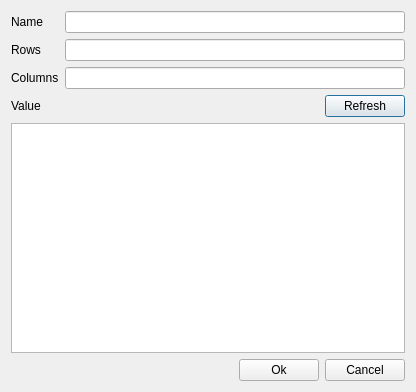
<?xml version="1.0" encoding="UTF-8"?>
<ui version="4.0">
 <class>EditorTableValue</class>
 <widget class="QDialog" name="EditorTableValue">
  <property name="geometry">
   <rect>
    <x>0</x>
    <y>0</y>
    <width>416</width>
    <height>392</height>
   </rect>
  </property>
  <property name="windowTitle">
   <string>Table Parameter</string>
  </property>
  <layout class="QGridLayout" name="gridLayout">
   <item row="0" column="0">
    <layout class="QFormLayout" name="formLayout">
     <item row="0" column="0">
      <widget class="QLabel" name="label">
       <property name="text">
        <string>Name</string>
       </property>
      </widget>
     </item>
     <item row="0" column="1">
      <widget class="QLineEdit" name="NameLE"/>
     </item>
     <item row="1" column="0">
      <widget class="QLabel" name="label_2">
       <property name="text">
        <string>Rows</string>
       </property>
      </widget>
     </item>
     <item row="1" column="1">
      <widget class="QLineEdit" name="RowsLE"/>
     </item>
     <item row="3" column="1">
      <widget class="QLineEdit" name="ColumnsLE"/>
     </item>
     <item row="3" column="0">
      <widget class="QLabel" name="label_3">
       <property name="text">
        <string>Columns</string>
       </property>
      </widget>
     </item>
    </layout>
   </item>
   <item row="1" column="0">
    <layout class="QHBoxLayout" name="horizontalLayout_5">
     <item>
      <widget class="QLabel" name="label_4">
       <property name="text">
        <string>Value</string>
       </property>
      </widget>
     </item>
     <item>
      <spacer name="horizontalSpacer_2">
       <property name="orientation">
        <enum>Qt::Horizontal</enum>
       </property>
       <property name="sizeHint" stdset="0">
        <size>
         <width>40</width>
         <height>20</height>
        </size>
       </property>
      </spacer>
     </item>
     <item>
      <widget class="QPushButton" name="RefreshPBtn">
       <property name="text">
        <string>Refresh</string>
       </property>
      </widget>
     </item>
    </layout>
   </item>
   <item row="2" column="0">
    <widget class="QTableWidget" name="tableWidget"/>
   </item>
   <item row="3" column="0">
    <layout class="QHBoxLayout" name="horizontalLayout">
     <item>
      <widget class="QLabel" name="ErrorText">
       <property name="styleSheet">
        <string notr="true">color: rgb(255, 0, 0);</string>
       </property>
       <property name="text">
        <string/>
       </property>
      </widget>
     </item>
     <item>
      <spacer name="horizontalSpacer">
       <property name="orientation">
        <enum>Qt::Horizontal</enum>
       </property>
       <property name="sizeHint" stdset="0">
        <size>
         <width>28</width>
         <height>20</height>
        </size>
       </property>
      </spacer>
     </item>
     <item>
      <widget class="QPushButton" name="OkPBtn">
       <property name="text">
        <string>Ok</string>
       </property>
      </widget>
     </item>
     <item>
      <widget class="QPushButton" name="CancelPBtn">
       <property name="text">
        <string>Cancel</string>
       </property>
      </widget>
     </item>
    </layout>
   </item>
  </layout>
 </widget>
 <resources/>
 <connections/>
</ui>
